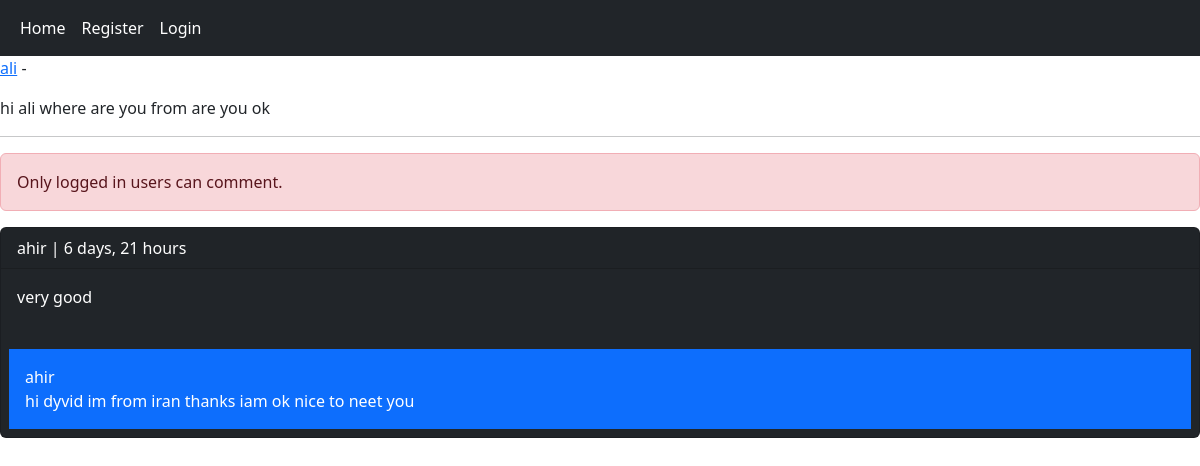
The app's page /home/post/8/hi-ali-where-are-you-from-are-you-ok/ with its own data.
### home_app/models.py (models this page shows, shortened)
class UserPost(models.Model):
    user = models.ForeignKey(User, on_delete=models.CASCADE, related_name='posts')
    body = models.TextField()
    slug = models.SlugField()
    created = models.DateTimeField(auto_now_add=True)
    update = models.DateTimeField(auto_now=True)
    class Meta:
        ordering = ('-created',)

class Comment(models.Model):
    user = models.ForeignKey(User, on_delete=models.CASCADE, related_name='ucomments')
    post = models.ForeignKey(UserPost, on_delete=models.CASCADE, related_name='pcomments')
    reply = models.ForeignKey('self', on_delete=models.CASCADE, related_name='rcomments', blank=True, null=True)
    is_reply = models.BooleanField(default=False)
    body = models.TextField(max_length=400)
    created = models.DateTimeField(auto_now_add=True)

### home_app/views.py (the view, shortened to what this page needs)
# urls.py: path('post/<int:post_id>/<slug:post_slug>/', views.PostDetailView.as_view(), name="post_detail"),
class PostDetailView(View):
    form_class=CommentCretaeForm
    form_class_reply=CommentReplyForm
    def setup(self, request, *args, **kwargs):
        self.post_instance = get_object_or_404(UserPost, pk=kwargs['post_id'], slug=kwargs['post_slug'])
        return super().setup(request, *args, **kwargs)
    def get(self, request, *args, **kwargs):
        comments = self.post_instance.pcomments.filter(is_reply=False)  # کامنت اصلی یعنی کامنت پدر است
        can_like = False
        if request.user.is_authenticated and self.post_instance.user_can_like(request.user):
            can_like = True
        return render(request, 'home_app/postdetail.html', {
            'post':self.post_instance,
            'comments':comments,
            'form':self.form_class,
            'reply_form':self.form_class_reply,
            'can_like':can_like
        })

### home_app/templates/home_app/postdetail.html (shortened to what this page needs)
{% extends 'base.html' %}
{% block content %}
    <p><a href="{% url 'account_app:profile' post.user.id %}">{{ post.user.username }}</a> - {{ post.updated|date:"Y-M" }}</p>
    <p>{{ post.body }}</p><hr/>
    {% if request.user.is_authenticated %}
        <form action="" method="post">
            {% csrf_token %}
            {{ form.as_p }}
            <input type="submit" value="Send">
        </form> <br/>
    {% else %}
        <p class="alert alert-danger">Only logged in users can comment.</p>
    {% endif %}
    {% for comment in comments %}
        <div class="card bg-dark text-white">
            <p class="card-header">{{ comment.user }} | {{ comment.created|timesince }}</p>
            <p class="card-body">{{ comment.body }}</p>
            {% with replies=comment.rcomments.all %}
                {% for reply in replies %}
                    <p class="bg-primary p-3 m-2">{{ reply.user }} <br/> {{ reply.body }}</p>
                {% endfor %}
            {% endwith %}
        </div><br/>
    {% empty %}
        <p>No comments yet!</p>
    {% endfor %}
{% endblock %}

### records on screen
UserPost: user.username "ali", body "hi ali where are you from are you ok"
Comment: user "ahir", created "6 days, 21 hours", body "very good"
Comment: user "ahir", body "hi dyvid im from iran thanks iam ok nice to neet you"
